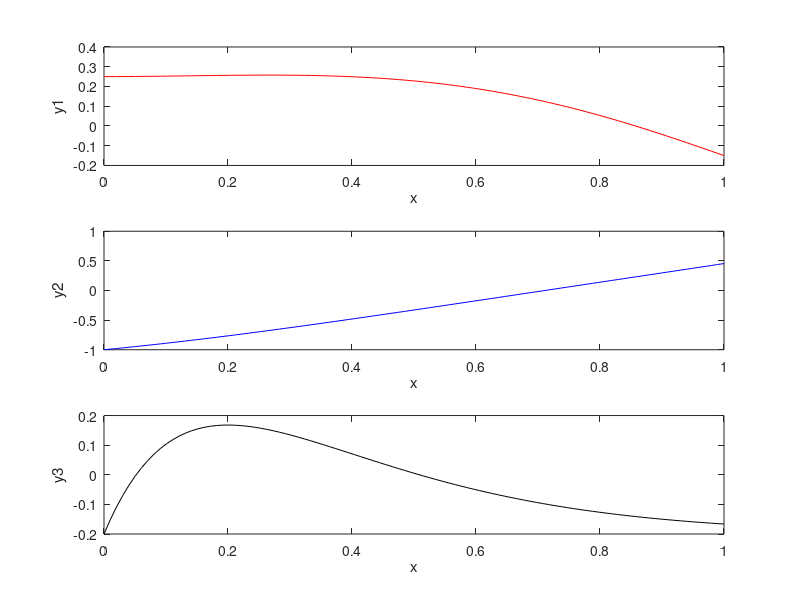

Reproduce this figure in MATLAB.
clear variables
x=linspace(0,1,100);
y1=0.5.*x.^5-0.6.*x.^4-0.6.*x.^3+0.3.*x.^2+0.25;
y2=sin(x).*cos(x)+x.^2-1;
y3=5.*x.*exp(-5.*x)-0.2;
subplot(3,1,1),plot(x,y1,'r'),ylabel('y1');xlabel('x');
subplot(3,1,2),plot(x,y2,'b'),ylabel('y2');xlabel('x');
subplot(3,1,3),plot(x,y3,'k'),ylabel('y3');xlabel('x');